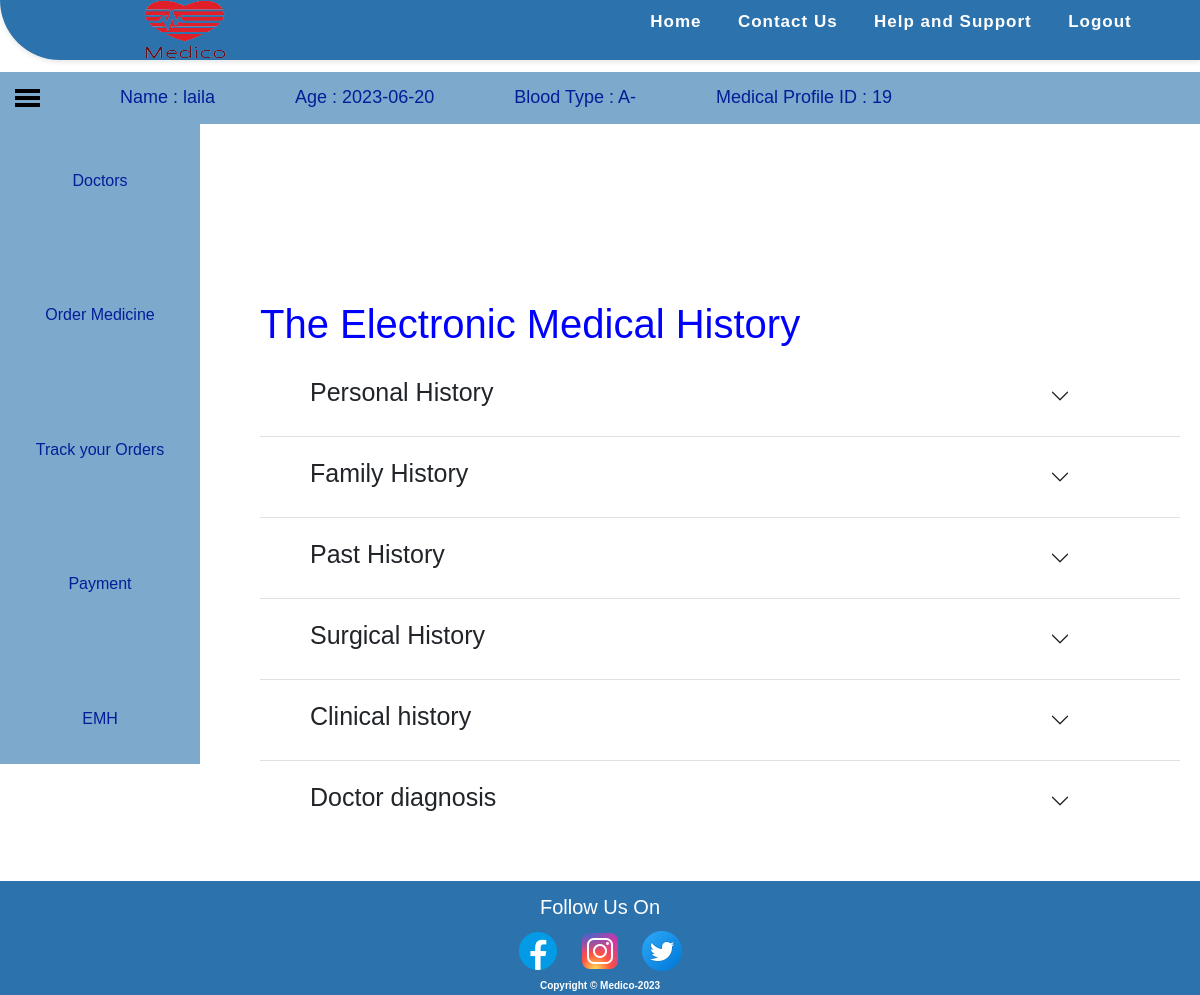
The app's page /patient/EMH_view_patient.php (signed in) with its own data.
### tables this page shows
CREATE TABLE `medical_profile` (
  `m_id` int(11) NOT NULL,
  `patient_id` int(11) NOT NULL
);

CREATE TABLE `patient` (
  `pid` int(11) NOT NULL,
  `first_name` varchar(255) NOT NULL,
  `last_name` varchar(255) NOT NULL,
  `gender` varchar(255) NOT NULL,
  `occupation` varchar(255) NOT NULL,
  `marital_status` varchar(255) NOT NULL,
  `email` varchar(255) NOT NULL,
  `allergies` varchar(255) NOT NULL,
  `blood_type` varchar(255) NOT NULL,
  `pdate_of_birth` date NOT NULL,
  `phone` int(11) NOT NULL,
  `emergency_contact` int(11) NOT NULL,
  `address` varchar(255) NOT NULL,
  `password` int(11) NOT NULL,
  `image` mediumtext NOT NULL,
  `has_emh` varchar(255) NOT NULL,
  `paid` varchar(255) NOT NULL,
  `blocked` varchar(255) NOT NULL
);

### patient/EMH_view_patient.php (the view, shortened to what this page needs)
<?php
include "../shared/conn.php";
if (isset($_SESSION["patient"])) {
?>
  <!DOCTYPE html>
  <html lang="en">
  <head>
    <link href="https://cdn.jsdelivr.net/npm/bootstrap@5.3.0-alpha3/dist/css/bootstrap.min.css" rel="stylesheet">
    <link rel="stylesheet" href="../CSS/style.css">
    <link rel="stylesheet" href="../CSS/footer.css">
    <link rel="stylesheet" href="../CSS/The Electronic Medical History.css">
  </head>
  <body>
    <nav>
      <div class="logo">
        <a href="#"><img src="../Images/Medico_Logo_2_Final-removebg-preview-1.png" alt="Medico Logo"></a>
      </div>
      <ul class="nav-links">
        <li><a href="./patient_home.php">Home</a></li>
        <li><a href="#">Contact Us</a></li>
        <li><a href="#">Help and Support</a></li>
        <li><a href="../shared/login.php?bye='1'">Logout</a></li>
      </ul>
    </nav>
    <div class="header">
      <div class="menu-icon">
        <span></span>
        <span></span>
        <span></span>
      </div>
      <?php
      $sql = "SELECT * FROM patient
 JOIN medical_profile ON
  patient.pid = medical_profile.patient_id
 WHERE patient.has_emh = 'yes' AND patient.paid = 'yes' AND
  pid = '" . $_SESSION['pid'] . "'";
      $result = mysqli_query($connect, $sql);
      $row = mysqli_fetch_assoc($result);
      if ($result) {
      ?>
        <h2>Name : <?php echo $row['first_name']; ?></h2>
        <h2>Age : <?php echo $row['pdate_of_birth']; ?></h2>
        <h2>Blood Type : <?php echo $row['blood_type']; ?></h2>
        <h2>Medical Profile ID : <?php echo $row['m_id']; ?></h2>
    </div>
    <div class="cont1">
      <div class="navbar">
        <a href="../shared/doctors.php">Doctors</a>
        <a href="../shared/order_medicine.php">Order Medicine</a>
        <a href="./order_tracking.php">Track your Orders</a>
        <a href="../shared/payment.html">Payment</a>
        <a href="EMH_view_patient.php">EMH</a>
      </div>
      <div class="content">
        <br>
        <br>
        <br>
        <br>
        <h1 style="color: blue; text-align: left;">The Electronic Medical History</h1>
        <div class="accordion accordion-flush" id="accordionFlushExample">
          <div class="accordion-item">
            <h2 class="accordion-header">
              <button class="accordion-button collapsed" type="button" data-bs-toggle="collapse" data-bs-target="#personal-history" aria-expanded="false" aria-controls="personal-history">
                <h1 style="font-size: 25px;"> Personal History</h1>
              </button>
            </h2>
          </div>
          <div class="accordion-item">
            <h2 class="accordion-header">
              <button class="accordion-button collapsed" type="button" data-bs-toggle="collapse" data-bs-target="#family-history" aria-expanded="false" aria-controls="family-history">
                <h1 style="font-size: 25px;"> Family History </h1>
              </button>
            </h2>
          </div>
          <div class="accordion-item">
            <h2 class="accordion-header">
              <button class="accordion-button collapsed" type="button" data-bs-toggle="collapse" data-bs-target="#past-history" aria-expanded="false" aria-controls="past-history">
                <h1 style="font-size: 25px;"> Past History </h1>
              </button>
            </h2>
          </div>
          <div class="accordion-item">
            <h2 class="accordion-header">
              <button class="accordion-button collapsed" type="button" data-bs-toggle="collapse" data-bs-target="#surgical-history1" aria-expanded="false" aria-controls="surgical-history1">
                <h1 style="font-size: 25px;"> Surgical History </h1>
              </button>
            </h2>
          </div>
          <div class="accordion-item">
            <h2 class="accordion-header">
              <button class="accordion-button collapsed" type="button" data-bs-toggle="collapse" data-bs-target="#surgical-history2" aria-expanded="false" aria-controls="surgical-history2">
                <h1 style="font-size: 25px;"> Clinical history </h1>
              </button>
            </h2>
          </div>
          <div class="accordion-item">
            <h2 class="accordion-header">
              <button class="accordion-button collapsed" type="button" data-bs-toggle="collapse" data-bs-target="#doctors-diagnosis" aria-expanded="false" aria-controls="doctors-diagnosis">
                <h1 style="font-size: 25px;"> Doctor diagnosis </h1>
              </button>
            </h2>
          </div>
        </div>
      </div>
  <?php
      }
    }
  ?>
  <footer>
    <div class="sticky-footer">
      <div class="footer-content">
        <p style="color:white">Follow Us On</p>
        <ul class="social-icons">
          <li><a href="#"><img src="../images/facebook-logo.png" alt="Facebook Icon"></a></li>
          <li><a href="#"><img src="../images/instagram-logo.png" alt="Instagram Icon"></a></li>
          <li><a href="#"><img src="../images/twitter-logo.png" alt="Twitter Icon"></a></li>
        </ul>
      </div>
      <div class="footer-info">
        <h6>Copyright &copy Medico-2023</h6>
      </div>
    </div>
  </footer>
  </body>
  </html>

### CSS/style.css (style rules this page uses)
* { padding: 0; margin: 0; box-sizing: border-box; font-family: 'Poppins', sans-serif; }
nav { display: flex; justify-content: space-between; align-items: center; background-color: #2c73ae; height: 60px; padding: 0 50px; box-shadow: 0px 2px 5px rgba(0, 0, 0, 0.1); border-bottom-left-radius: 60px; }
.logo { width: 100px; height: 100px; margin-left: 10px; }
.logo img { width: 250px; height: 100px; }
.nav-links { display: flex; justify-content: space-around; width: 50%; }
.nav-links li { list-style: none; }
.nav-links a { color: #ffffff; text-decoration: none; font-weight: bold; font-size: 17px; letter-spacing: 1px; }
.nav-links li { opacity: 1; transition: opacity 0.5s ease-in-out; margin: 10px 0; }

### CSS/footer.css (style rules this page uses)
body { min-height: 100vh; }
footer { background-color: #2c73ae; padding: 3px 0; font-size: 14px; color: #fff; }
.sticky-footer { position: sticky; top: 100%; }
footer p { margin: 0; line-height: 1.5; font-size: 20px; text-align: center; }
footer ul { margin: 0; padding: 0; list-style: none; }
footer ul li { display: inline-block; margin-left: 10px; }
footer ul li:first-child { margin-left: 0; }
a { color: #253bbc; text-decoration: none; }
footer h6 { font-size: 10px; font-weight: bold; color: white; text-align: center; }
.social-icons { text-align: center; margin: 5px 30px; }
html { height: 100%; }
body { display: flex; flex-direction: column; min-height: 100%; }
.content { flex: 1; }
footer { margin-top: auto; }

### CSS/The Electronic Medical History.css (style rules this page uses)
* { margin: 0; padding: 0; box-sizing: border-box; }
body { font-family: Arial, sans-serif; }
.navbar { display: flex; flex-direction: column; position: relative; width: 200px; max-width: 200px; height: 80vh; background-color: #2c73ae9c; overflow-x: hidden; padding-top: 20px; }
.navbar a { display: block; color: rgb(4, 29, 151); padding: 25px; text-decoration: none; }
.navbar h1, p { margin: 0; }
.content { margin-top: -580px; margin-left: 220px; flex: 1; padding: px; }
.header { display: flex; align-items: center; background-color: #2c73ae9c; color: rgb(4, 29, 151); padding: 15px; margin-top: 12px; }
.menu-icon { display: flex; flex-direction: column; justify-content: space-between; height: 18px; margin-right: 20px; }
.menu-icon span { display: block; width: 25px; height: 4px; margin-right: 50px; background-color: rgb(0, 0, 0); }
h2 { margin-right: 20px; font-size: 18px; margin: 0 70px 0 10px; }
.content { flex: 1; padding: 20px; padding-left: 40px; color: rgb(4, 29, 151); }
.accordion { margin-bottom: 20px; }
span { color: blueviolet; font-size: 25px; }
.accordion-item { background-color: #fff; padding: 5px 20px; font-size: 20px; color: rgb(5, 5, 131); }

### records on screen
medical_profile: patient.first_name "laila", patient.pdate_of_birth "2023-06-20", patient.blood_type "A-", m_id "19"
